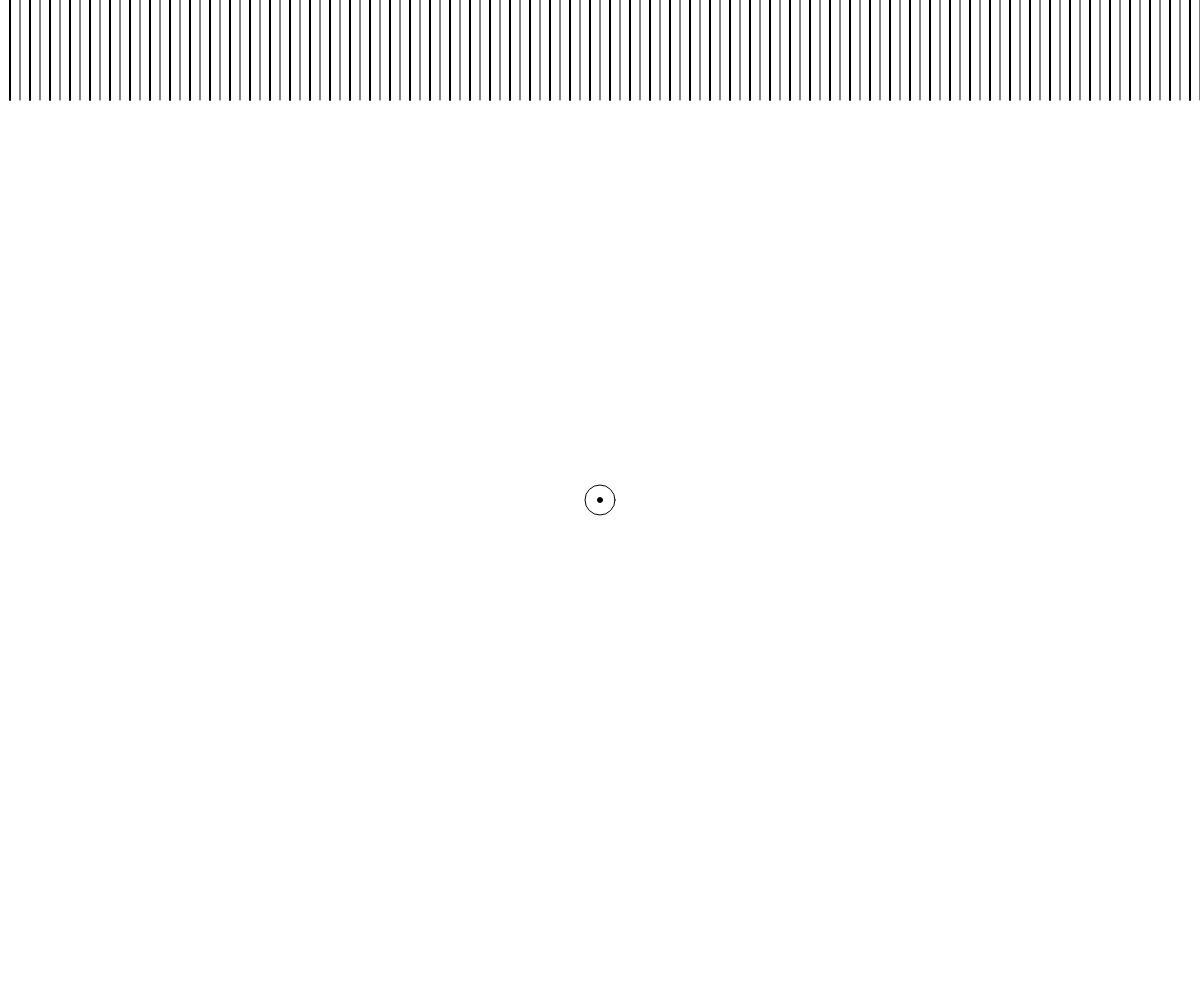
Frame 1 (no input)
Frame 60 (no input): identical to frame 1, image omitted
Frame 120 (the mouse pressed at the canvas centre since frame 60): identical to frame 1, image omitted

The p5.js sketch that drew this single still picture (run headless with seeded random() and noise() and a simulated clock; from frame 60 on, the mouse is pressed at the canvas centre):

// p5.js sketch
// ── sketch.js

//最終課題 腹巻をまいたでべそのおじさんのへそを動かすゲームです。


let x, y, vx, vy;
let grabbed; // 円をつかんでいるかどうかを記憶するために使う変数

function setup(){
  createCanvas(windowWidth, windowHeight);
  x = width / 2;
  y = height / 2;
  vx = 0;
  vy = 0;
  grabbed = false;

}

function draw(){
  background(255)

  for(let i = 0; i < 1000; i++){

    if(i % 2 == 0){
      strokeWeight(2);
    }
    else{
      strokeWeight(1);
    }
    let x = i * 10 + 10;
    line(x, 0, x, 100);
  }




  ellipse(x, y, 30);
    fill(0)
  ellipse(x,y,5)
 fill(255)
  if(!grabbed){ // つかんでいないときだけアニメーションさせる
    x += vx;
    y += vy;
    if(x < 0 || x > width){ vx = -0.8 * vx; }
    if(y < 0 || y > height){ vy = -0.8 * vy; }
    x = constrain(x, 0, width);
    y = constrain(y, 0, height);
  }
}

function keyPressed(){
  if(key == " "){　// スペースキーを押したらリセット
    x = width / 2;
    y = height / 2;
    vx = 0;
    vy = 0;
    grabbed = false;
  }
}

function mousePressed(){
  grabbed = dist(mouseX, mouseY, x, y) < 30; // distは２点の距離を求める関数
}

function mouseDragged(){
  if(grabbed){
    x = mouseX;
    y = mouseY;
  }
}

function mouseReleased(){
  if(grabbed){
    grabbed = false;
    vx = mouseX - pmouseX;
    vy = mouseY - pmouseY;
  }
}

function windowResized(){
  resizeCanvas(windowWidth, windowHeight);
}
